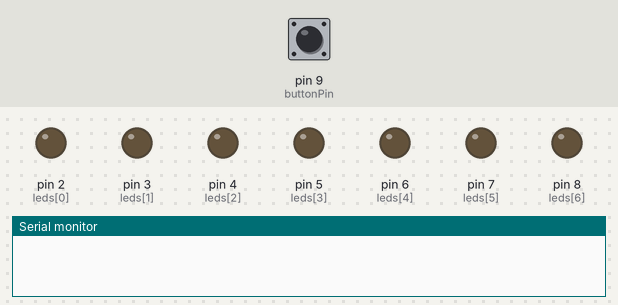
Bench run of a sketch on a simulated Arduino Uno, built with avr-gcc and run on an emulated ATmega328P. Shown: output pins drawn as LEDs (lit = HIGH), the last lines printed to the serial monitor. The test bench sets the inputs (shaded band); at power-on: pin 9 (buttonPin) LOW. Random numbers use the default seed unless the sketch sets one.

Above: at 1.2 s.
1.3 s: pin 9 (buttonPin) pulled HIGH for 3.2 s
At 5.3 s:
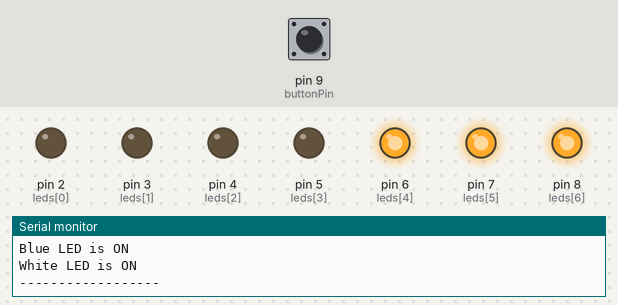
6.0 s: pin 9 (buttonPin) pulled HIGH for 0.15 s
At 7.3 s:
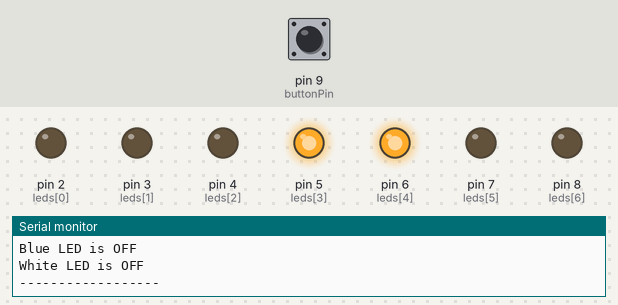
7.6 s: pin 9 (buttonPin) pulled HIGH for 1 s
At 8.5 s:
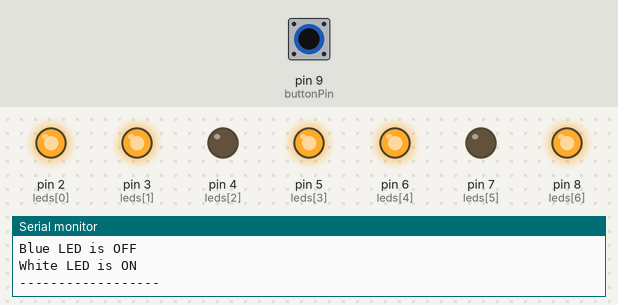
10.1 s: pin 9 (buttonPin) pulled HIGH for 0.15 s
At 11.2 s:
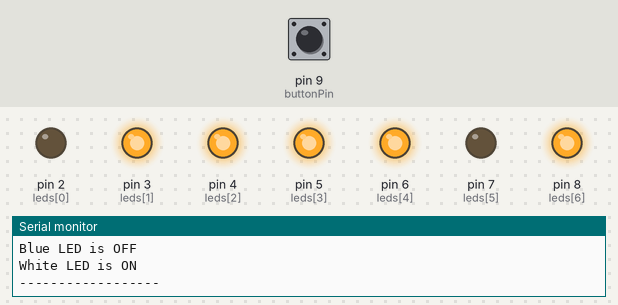
11.7 s: pin 9 (buttonPin) pulled HIGH for 0.15 s
At 12.6 s:
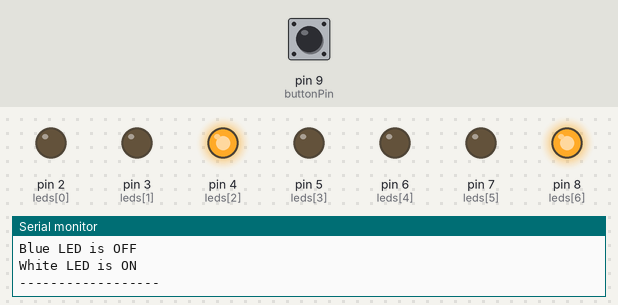
13.3 s: pin 9 (buttonPin) pulled HIGH for 1 s
At 14.5 s:
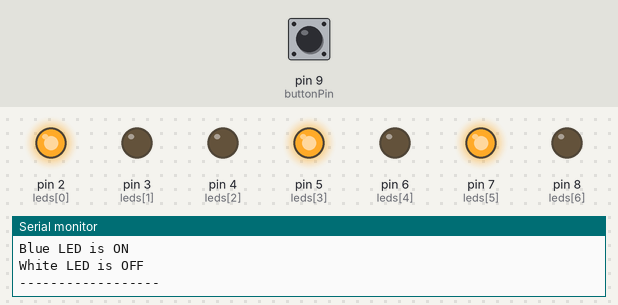
Timing chart, 0 to 16.3 s (numbered marks = the images above; inputs shaded):
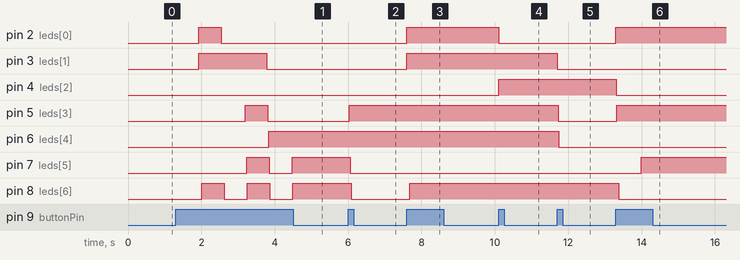

The sketch:

code.ino
```cpp
int leds[7] = {2, 3, 4, 5, 6, 7, 8};
int buttonPin = 9;
String ledNames[7] = {"Red", "Red", "Yellow", "Green", "White", "Blue", "White"};

void setup() {
  Serial.begin(9600);

  for (int i = 0; i < 7; i++) {
    pinMode(leds[i], OUTPUT);
  }

  pinMode(buttonPin, INPUT);
  randomSeed(analogRead(A0)); // better randomness
}

void loop() {
  if (digitalRead(buttonPin) == HIGH) {

    int randomNumber = random(0, 128); // 0–127 (7 bits)

    Serial.print("Random Number (Decimal): ");
    Serial.println(randomNumber);

    displayBinary(randomNumber);

    delay(500); // debounce
  }
}

void displayBinary(int num) {
  Serial.println("LED Status:");
  for (int i = 0; i < 7; i++) {
    int bitValue = (num >> i) & 1;
    digitalWrite(leds[i], bitValue);

    if (bitValue == 1) {
      Serial.print(ledNames[i]);
      Serial.println(" LED is ON");
    } else {
      Serial.print(ledNames[i]);
      Serial.println(" LED is OFF");
    }
  }
  Serial.println("------------------");
}
```

Measured:
- after the input at 1.3 s, pin 2 (leds[0]): LOW → HIGH after 0.62 s, → LOW 0.62 s later; pin 3 (leds[1]): LOW → HIGH after 0.62 s, → LOW 1.9 s later; pin 5 (leds[3]): LOW → HIGH after 1.9 s, → LOW 0.62 s later; pin 6 (leds[4]): LOW → HIGH after 2.5 s; pin 7 (leds[5]): LOW → HIGH after 1.9 s, → LOW 0.62 s later, → HIGH 0.62 s later
- after the input at 6.0 s, pin 5 (leds[3]): LOW → HIGH at once; pin 7 (leds[5]): HIGH → LOW after 0.06 s; pin 8 (leds[6]): HIGH → LOW after 0.08 s
- after the input at 7.6 s, pin 2 (leds[0]), pin 3 (leds[1]): LOW → HIGH at once; pin 8 (leds[6]): LOW → HIGH after 0.08 s
- after the input at 10.1 s, pin 2 (leds[0]): HIGH → LOW at once; pin 4 (leds[2]): LOW → HIGH at once
- after the input at 11.7 s, pin 3 (leds[1]), pin 5 (leds[3]): HIGH → LOW at once; pin 6 (leds[4]): HIGH → LOW after 0.05 s
- after the input at 13.3 s, pin 2 (leds[0]), pin 5 (leds[3]): LOW → HIGH at once; pin 4 (leds[2]): HIGH → LOW at once; pin 7 (leds[5]): LOW → HIGH after 0.69 s; pin 8 (leds[6]): HIGH → LOW after 0.08 s
